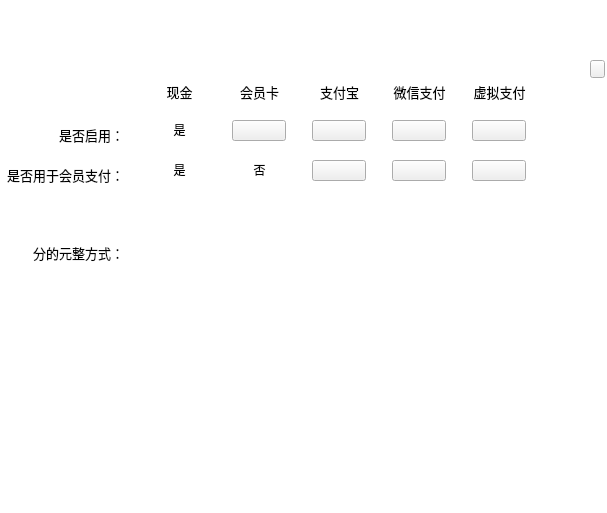
<?xml version="1.0" encoding="UTF-8"?>
<ui version="4.0">
 <class>PayWaySetPage</class>
 <widget class="QWidget" name="PayWaySetPage">
  <property name="geometry">
   <rect>
    <x>0</x>
    <y>0</y>
    <width>607</width>
    <height>513</height>
   </rect>
  </property>
  <property name="windowTitle">
   <string>Form</string>
  </property>
  <layout class="QVBoxLayout" name="verticalLayout">
   <property name="spacing">
    <number>0</number>
   </property>
   <property name="leftMargin">
    <number>0</number>
   </property>
   <property name="topMargin">
    <number>0</number>
   </property>
   <property name="rightMargin">
    <number>0</number>
   </property>
   <property name="bottomMargin">
    <number>0</number>
   </property>
   <item>
    <widget class="QWidget" name="skinWidget" native="true">
     <property name="styleSheet">
      <string notr="true">QWidget#skinWidget{
	background-color: #ffffff;
}</string>
     </property>
     <widget class="QLabel" name="label_25">
      <property name="geometry">
       <rect>
        <x>0</x>
        <y>238</y>
        <width>124</width>
        <height>30</height>
       </rect>
      </property>
      <property name="font">
       <font>
        <family>微软雅黑</family>
        <pointsize>10</pointsize>
       </font>
      </property>
      <property name="text">
       <string>分的元整方式：</string>
      </property>
      <property name="alignment">
       <set>Qt::AlignRight|Qt::AlignTrailing|Qt::AlignVCenter</set>
      </property>
     </widget>
     <widget class="QPushButton" name="nextPageButton">
      <property name="geometry">
       <rect>
        <x>590</x>
        <y>60</y>
        <width>15</width>
        <height>18</height>
       </rect>
      </property>
      <property name="minimumSize">
       <size>
        <width>15</width>
        <height>18</height>
       </size>
      </property>
      <property name="maximumSize">
       <size>
        <width>15</width>
        <height>18</height>
       </size>
      </property>
      <property name="styleSheet">
       <string notr="true">QPushButton{
border-image: url(:/kPosSetImage/right.png);
}

QPushButton:pressed{
border-image: url(:/kPosSetImage/right_press.png);
}</string>
      </property>
      <property name="text">
       <string/>
      </property>
     </widget>
     <widget class="QLabel" name="label_28">
      <property name="geometry">
       <rect>
        <x>0</x>
        <y>120</y>
        <width>124</width>
        <height>30</height>
       </rect>
      </property>
      <property name="font">
       <font>
        <family>微软雅黑</family>
        <pointsize>10</pointsize>
       </font>
      </property>
      <property name="text">
       <string>是否启用：</string>
      </property>
      <property name="alignment">
       <set>Qt::AlignRight|Qt::AlignTrailing|Qt::AlignVCenter</set>
      </property>
     </widget>
     <widget class="GridWidget" name="firstGrideWidget" native="true">
      <property name="geometry">
       <rect>
        <x>140</x>
        <y>110</y>
        <width>400</width>
        <height>81</height>
       </rect>
      </property>
      <widget class="SwitchButton" name="memberStartButton">
       <property name="geometry">
        <rect>
         <x>92</x>
         <y>10</y>
         <width>54</width>
         <height>21</height>
        </rect>
       </property>
       <property name="minimumSize">
        <size>
         <width>0</width>
         <height>0</height>
        </size>
       </property>
       <property name="maximumSize">
        <size>
         <width>16777215</width>
         <height>16777215</height>
        </size>
       </property>
       <property name="font">
        <font>
         <family>微软雅黑</family>
         <pointsize>10</pointsize>
        </font>
       </property>
       <property name="styleSheet">
        <string notr="true"/>
       </property>
       <property name="text">
        <string/>
       </property>
      </widget>
      <widget class="SwitchButton" name="alipayStartButton">
       <property name="geometry">
        <rect>
         <x>172</x>
         <y>10</y>
         <width>54</width>
         <height>21</height>
        </rect>
       </property>
       <property name="minimumSize">
        <size>
         <width>0</width>
         <height>0</height>
        </size>
       </property>
       <property name="maximumSize">
        <size>
         <width>16777215</width>
         <height>16777215</height>
        </size>
       </property>
       <property name="font">
        <font>
         <family>微软雅黑</family>
         <pointsize>10</pointsize>
        </font>
       </property>
       <property name="styleSheet">
        <string notr="true"/>
       </property>
       <property name="text">
        <string/>
       </property>
      </widget>
      <widget class="SwitchButton" name="weChatMemberButton">
       <property name="geometry">
        <rect>
         <x>252</x>
         <y>50</y>
         <width>54</width>
         <height>21</height>
        </rect>
       </property>
       <property name="minimumSize">
        <size>
         <width>0</width>
         <height>0</height>
        </size>
       </property>
       <property name="maximumSize">
        <size>
         <width>16777215</width>
         <height>16777215</height>
        </size>
       </property>
       <property name="font">
        <font>
         <family>微软雅黑</family>
         <pointsize>10</pointsize>
        </font>
       </property>
       <property name="styleSheet">
        <string notr="true"/>
       </property>
       <property name="text">
        <string/>
       </property>
      </widget>
      <widget class="SwitchButton" name="weChatStartButton">
       <property name="geometry">
        <rect>
         <x>252</x>
         <y>10</y>
         <width>54</width>
         <height>21</height>
        </rect>
       </property>
       <property name="minimumSize">
        <size>
         <width>0</width>
         <height>0</height>
        </size>
       </property>
       <property name="maximumSize">
        <size>
         <width>16777215</width>
         <height>16777215</height>
        </size>
       </property>
       <property name="font">
        <font>
         <family>微软雅黑</family>
         <pointsize>10</pointsize>
        </font>
       </property>
       <property name="styleSheet">
        <string notr="true"/>
       </property>
       <property name="text">
        <string/>
       </property>
      </widget>
      <widget class="SwitchButton" name="alipayMemberButton">
       <property name="geometry">
        <rect>
         <x>172</x>
         <y>50</y>
         <width>54</width>
         <height>21</height>
        </rect>
       </property>
       <property name="minimumSize">
        <size>
         <width>0</width>
         <height>0</height>
        </size>
       </property>
       <property name="maximumSize">
        <size>
         <width>16777215</width>
         <height>16777215</height>
        </size>
       </property>
       <property name="font">
        <font>
         <family>微软雅黑</family>
         <pointsize>10</pointsize>
        </font>
       </property>
       <property name="styleSheet">
        <string notr="true"/>
       </property>
       <property name="text">
        <string/>
       </property>
      </widget>
      <widget class="QLabel" name="label">
       <property name="geometry">
        <rect>
         <x>0</x>
         <y>0</y>
         <width>79</width>
         <height>40</height>
        </rect>
       </property>
       <property name="text">
        <string>是</string>
       </property>
       <property name="alignment">
        <set>Qt::AlignCenter</set>
       </property>
      </widget>
      <widget class="QLabel" name="label_2">
       <property name="geometry">
        <rect>
         <x>0</x>
         <y>40</y>
         <width>79</width>
         <height>40</height>
        </rect>
       </property>
       <property name="text">
        <string>是</string>
       </property>
       <property name="alignment">
        <set>Qt::AlignCenter</set>
       </property>
      </widget>
      <widget class="QLabel" name="label_3">
       <property name="geometry">
        <rect>
         <x>80</x>
         <y>40</y>
         <width>79</width>
         <height>40</height>
        </rect>
       </property>
       <property name="text">
        <string>否</string>
       </property>
       <property name="alignment">
        <set>Qt::AlignCenter</set>
       </property>
      </widget>
      <widget class="SwitchButton" name="virtualMemberButton">
       <property name="geometry">
        <rect>
         <x>332</x>
         <y>50</y>
         <width>54</width>
         <height>21</height>
        </rect>
       </property>
       <property name="minimumSize">
        <size>
         <width>0</width>
         <height>0</height>
        </size>
       </property>
       <property name="maximumSize">
        <size>
         <width>16777215</width>
         <height>16777215</height>
        </size>
       </property>
       <property name="font">
        <font>
         <family>微软雅黑</family>
         <pointsize>10</pointsize>
        </font>
       </property>
       <property name="styleSheet">
        <string notr="true"/>
       </property>
       <property name="text">
        <string/>
       </property>
      </widget>
      <widget class="SwitchButton" name="virtualButton">
       <property name="geometry">
        <rect>
         <x>332</x>
         <y>10</y>
         <width>54</width>
         <height>21</height>
        </rect>
       </property>
       <property name="minimumSize">
        <size>
         <width>0</width>
         <height>0</height>
        </size>
       </property>
       <property name="maximumSize">
        <size>
         <width>16777215</width>
         <height>16777215</height>
        </size>
       </property>
       <property name="font">
        <font>
         <family>微软雅黑</family>
         <pointsize>10</pointsize>
        </font>
       </property>
       <property name="styleSheet">
        <string notr="true"/>
       </property>
       <property name="text">
        <string/>
       </property>
      </widget>
     </widget>
     <widget class="QLabel" name="label_26">
      <property name="geometry">
       <rect>
        <x>0</x>
        <y>160</y>
        <width>124</width>
        <height>30</height>
       </rect>
      </property>
      <property name="font">
       <font>
        <family>微软雅黑</family>
        <pointsize>10</pointsize>
       </font>
      </property>
      <property name="text">
       <string>是否用于会员支付：</string>
      </property>
      <property name="alignment">
       <set>Qt::AlignRight|Qt::AlignTrailing|Qt::AlignVCenter</set>
      </property>
     </widget>
     <widget class="QStackedWidget" name="stackedWidget">
      <property name="geometry">
       <rect>
        <x>140</x>
        <y>40</y>
        <width>400</width>
        <height>71</height>
       </rect>
      </property>
      <property name="currentIndex">
       <number>0</number>
      </property>
      <widget class="QWidget" name="page">
       <widget class="QLabel" name="payImageLabel_0">
        <property name="geometry">
         <rect>
          <x>28</x>
          <y>7</y>
          <width>29</width>
          <height>30</height>
         </rect>
        </property>
        <property name="styleSheet">
         <string notr="true">border-image: url(:/kPosSetImage/money.png);</string>
        </property>
        <property name="text">
         <string/>
        </property>
       </widget>
       <widget class="QLabel" name="payMethodLabel_0">
        <property name="geometry">
         <rect>
          <x>0</x>
          <y>42</y>
          <width>79</width>
          <height>20</height>
         </rect>
        </property>
        <property name="font">
         <font>
          <family>微软雅黑</family>
          <pointsize>10</pointsize>
         </font>
        </property>
        <property name="text">
         <string>现金</string>
        </property>
        <property name="alignment">
         <set>Qt::AlignCenter</set>
        </property>
       </widget>
       <widget class="QLabel" name="payMethodLabel_1">
        <property name="geometry">
         <rect>
          <x>80</x>
          <y>42</y>
          <width>79</width>
          <height>20</height>
         </rect>
        </property>
        <property name="font">
         <font>
          <family>微软雅黑</family>
          <pointsize>10</pointsize>
         </font>
        </property>
        <property name="text">
         <string>会员卡</string>
        </property>
        <property name="alignment">
         <set>Qt::AlignCenter</set>
        </property>
       </widget>
       <widget class="QLabel" name="payImageLabel_1">
        <property name="geometry">
         <rect>
          <x>104</x>
          <y>7</y>
          <width>29</width>
          <height>30</height>
         </rect>
        </property>
        <property name="styleSheet">
         <string notr="true">border-image: url(:/kPosSetImage/huiyuanka.png);</string>
        </property>
        <property name="text">
         <string/>
        </property>
       </widget>
       <widget class="QLabel" name="payMethodLabel_2">
        <property name="geometry">
         <rect>
          <x>160</x>
          <y>42</y>
          <width>79</width>
          <height>20</height>
         </rect>
        </property>
        <property name="font">
         <font>
          <family>微软雅黑</family>
          <pointsize>10</pointsize>
         </font>
        </property>
        <property name="text">
         <string>支付宝</string>
        </property>
        <property name="alignment">
         <set>Qt::AlignCenter</set>
        </property>
       </widget>
       <widget class="QLabel" name="payImageLabel_2">
        <property name="geometry">
         <rect>
          <x>187</x>
          <y>7</y>
          <width>29</width>
          <height>30</height>
         </rect>
        </property>
        <property name="styleSheet">
         <string notr="true">border-image: url(:/kPosSetImage/zhifubao.png);</string>
        </property>
        <property name="text">
         <string/>
        </property>
       </widget>
       <widget class="QLabel" name="payImageLabel_3">
        <property name="geometry">
         <rect>
          <x>265</x>
          <y>7</y>
          <width>29</width>
          <height>30</height>
         </rect>
        </property>
        <property name="styleSheet">
         <string notr="true">border-image: url(:/kPosSetImage/wxzhifu.png);</string>
        </property>
        <property name="text">
         <string/>
        </property>
       </widget>
       <widget class="QLabel" name="payMethodLabel_3">
        <property name="geometry">
         <rect>
          <x>240</x>
          <y>42</y>
          <width>79</width>
          <height>20</height>
         </rect>
        </property>
        <property name="font">
         <font>
          <family>微软雅黑</family>
          <pointsize>10</pointsize>
         </font>
        </property>
        <property name="text">
         <string>微信支付</string>
        </property>
        <property name="alignment">
         <set>Qt::AlignCenter</set>
        </property>
       </widget>
       <widget class="QLabel" name="payMethodLabel_4">
        <property name="geometry">
         <rect>
          <x>320</x>
          <y>42</y>
          <width>79</width>
          <height>20</height>
         </rect>
        </property>
        <property name="font">
         <font>
          <family>微软雅黑</family>
          <pointsize>10</pointsize>
         </font>
        </property>
        <property name="text">
         <string>虚拟支付</string>
        </property>
        <property name="alignment">
         <set>Qt::AlignCenter</set>
        </property>
       </widget>
       <widget class="QLabel" name="payImageLabel_4">
        <property name="geometry">
         <rect>
          <x>340</x>
          <y>7</y>
          <width>29</width>
          <height>30</height>
         </rect>
        </property>
        <property name="styleSheet">
         <string notr="true">border-image: url(:/kPosSetImage/xuni.png);</string>
        </property>
        <property name="text">
         <string/>
        </property>
       </widget>
      </widget>
      <widget class="QWidget" name="page_2">
       <widget class="QLabel" name="label_24">
        <property name="geometry">
         <rect>
          <x>20</x>
          <y>41</y>
          <width>61</width>
          <height>20</height>
         </rect>
        </property>
        <property name="font">
         <font>
          <family>微软雅黑</family>
          <pointsize>12</pointsize>
         </font>
        </property>
        <property name="text">
         <string>京东钱包</string>
        </property>
        <property name="alignment">
         <set>Qt::AlignCenter</set>
        </property>
       </widget>
       <widget class="QLabel" name="label_35">
        <property name="geometry">
         <rect>
          <x>32</x>
          <y>1</y>
          <width>35</width>
          <height>35</height>
         </rect>
        </property>
        <property name="styleSheet">
         <string notr="true">border-image: url(:/kPosSetImage/jd_wallet.png);</string>
        </property>
        <property name="text">
         <string/>
        </property>
       </widget>
       <widget class="QLabel" name="label_34">
        <property name="geometry">
         <rect>
          <x>103</x>
          <y>41</y>
          <width>32</width>
          <height>20</height>
         </rect>
        </property>
        <property name="font">
         <font>
          <family>微软雅黑</family>
          <pointsize>12</pointsize>
         </font>
        </property>
        <property name="text">
         <string>pay</string>
        </property>
        <property name="alignment">
         <set>Qt::AlignCenter</set>
        </property>
       </widget>
       <widget class="QLabel" name="label_23">
        <property name="geometry">
         <rect>
          <x>103</x>
          <y>1</y>
          <width>32</width>
          <height>39</height>
         </rect>
        </property>
        <property name="styleSheet">
         <string notr="true">border-image: url(:/kPosSetImage/apple_pay.png);</string>
        </property>
        <property name="text">
         <string/>
        </property>
       </widget>
      </widget>
     </widget>
     <widget class="KPosComboBox" name="cashComBox" native="true">
      <property name="geometry">
       <rect>
        <x>140</x>
        <y>236</y>
        <width>81</width>
        <height>30</height>
       </rect>
      </property>
      <property name="minimumSize">
       <size>
        <width>0</width>
        <height>0</height>
       </size>
      </property>
      <property name="maximumSize">
       <size>
        <width>16777215</width>
        <height>16777215</height>
       </size>
      </property>
     </widget>
    </widget>
   </item>
  </layout>
 </widget>
 <customwidgets>
  <customwidget>
   <class>SwitchButton</class>
   <extends>QPushButton</extends>
   <header>SwitchButton.h</header>
  </customwidget>
  <customwidget>
   <class>KPosComboBox</class>
   <extends>QWidget</extends>
   <header>KPosComboBox.h</header>
   <container>1</container>
  </customwidget>
  <customwidget>
   <class>GridWidget</class>
   <extends>QWidget</extends>
   <header location="global">GridWidget.h</header>
   <container>1</container>
  </customwidget>
 </customwidgets>
 <resources/>
 <connections/>
</ui>
